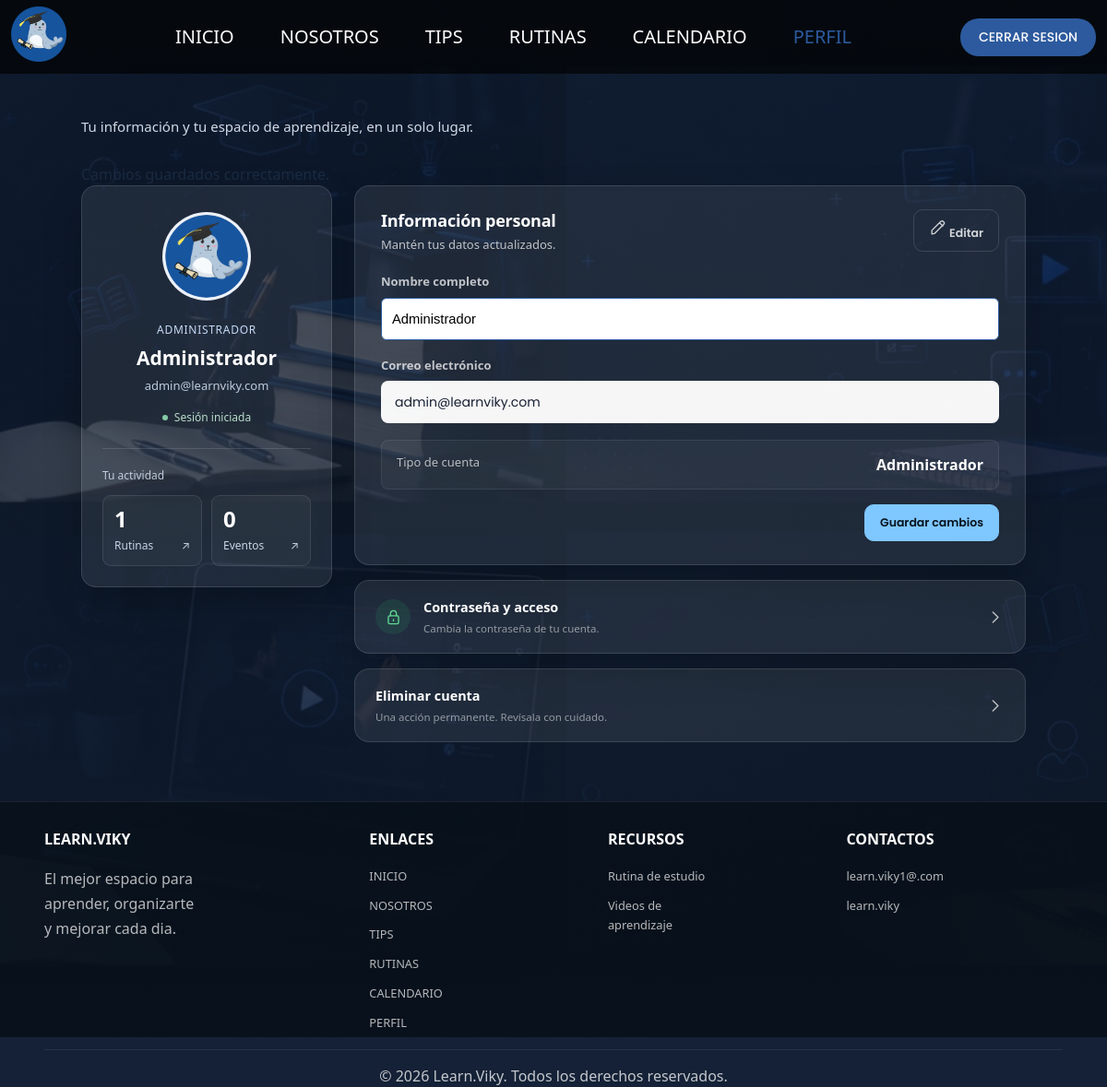
The page /perfil.php?mensaje=sesion_iniciada (signed in) on the database its author committed.
### tables this page shows
CREATE TABLE `usuarios` (
  `id_usuario` int(10) UNSIGNED NOT NULL,
  `nombre_completo` varchar(120) NOT NULL,
  `correo_electronico` varchar(150) NOT NULL,
  `contrasena` varchar(255) NOT NULL,
  `perfil` varchar(50) NOT NULL DEFAULT 'estudiante',
  `cedula` varchar(30) DEFAULT NULL,
  `certificacion_diploma` varchar(255) DEFAULT NULL,
  `fecha_de_creacion` timestamp NOT NULL DEFAULT current_timestamp(),
  `fecha_de_actualizacion` timestamp NOT NULL DEFAULT current_timestamp() ON UPDATE current_timestamp()
);

### backend/connection/abrir_conexion.php (called while the page is built, shortened)
<?php
$tblUsuarios = "usuarios";
$tblCalendarios = "calendarios";
$tblRutinas = "rutinas";
?>

### perfil.php (the view, shortened to what this page needs)
<?php
$idUsuario = filter_var(
    $_SESSION['id_usuario'] ?? null,
    FILTER_VALIDATE_INT,
    ['options' => ['min_range' => 1]]
);
function lv_h($value): string
{
    return htmlspecialchars(
        (string) ($value ?? ''),
        ENT_QUOTES | ENT_SUBSTITUTE,
        'UTF-8'
    );
}
try {
    require __DIR__ . '/backend/connection/abrir_conexion.php';
    $sql = "
        SELECT
            u.id_usuario,
            u.nombre_completo,
            u.correo_electronico,
            u.perfil,
            u.cedula,
            u.certificacion_diploma,
            (
                SELECT COUNT(*)
                FROM {$tblRutinas} r
                WHERE r.id_usuario_fk = u.id_usuario
            ) AS total_rutinas,
            (
                SELECT COUNT(*)
                FROM {$tblCalendarios} c
                WHERE c.id_usuario_fk = u.id_usuario
            ) AS total_eventos
        FROM {$tblUsuarios} u
        WHERE u.id_usuario = ?
        LIMIT 1
    ";
    $stmt = $conexion->prepare($sql);
    $stmt->bind_param('i', $idUsuario);
    $stmt->execute();
    $result = $stmt->get_result();
    $usuario = $result->fetch_assoc();
} catch (Throwable $error) {
    error_log('Learn.Viky / perfil: ' . $error->getMessage());
    http_response_code(500);
    exit(
        'No se pudo cargar tu perfil. '
        . 'Intenta nuevamente en unos minutos.'
    );
}
$nombre = (string) $usuario['nombre_completo'];
$correo = (string) $usuario['correo_electronico'];
$perfil = (string) $usuario['perfil'];
$controller = 'backend/controlers/perfil_controller.php';
?>
<!DOCTYPE html>
<html lang="es">
<head>
    <link rel="stylesheet" href="css/styles.css">
</head>
<body class="lv-page">
   <header class="header">
    <a href="index.php"class="logo-inicio">
    <div class="logo">
      <img src="img/logofoca.png" alt="logo foca graduada"></div>
    </a>
    <nav class="navbar">
      <ul>
        <li><a href="/learn-viky/index.php">INICIO</a></li>
        <li><a href="/learn-viky/nosotros.html">NOSOTROS</a></li>
        <li><a href="/learn-viky/tips.php">TIPS</a></li>
        <li><a href="/learn-viky/rutinas.php">RUTINAS</a></li>
        <li><a href="/learn-viky/calendario.php">CALENDARIO</a></li>
        <li><a href="/learn-viky/perfil.php" class="active">PERFIL</a></li>
      </ul>
    </nav>
    <div class="header-actions">
      <a href="/learn-viky/backend/controlers/cerrar_sesion_controller.php" style="text-decoration:none;">
        <button class="btn-ins">CERRAR SESION</button>
      </a>
    </div>
  </header>
    <main class="lv-main" id="contenido" tabindex="-1">
        <div class="lv-heading">
            <p>
                Tu información y tu espacio de aprendizaje,
                en un solo lugar.
            </p>
        </div>
        <?php if (isset($_GET['error'])): ?>
            <div class="lv-alert lv-alert-error" role="alert">
                No se pudo completar la operación.
                Revisa los datos e inténtalo nuevamente.
            </div>
        <?php elseif (isset($_GET['mensaje'])): ?>
            <div class="lv-alert lv-alert-success" role="status">
                Cambios guardados correctamente.
            </div>
        <?php endif; ?>
        <div class="lv-layout">
            <aside
                class="lv-sidebar"
                aria-label="Resumen de tu perfil"
            >
                <section
                    class="lv-identity"
                    aria-labelledby="lv-user-name"
                >
                    <div class="lv-avatar">
                        <span aria-hidden="true">LV</span>
                        <img
                            src="img/logoperfil.png"
                            width="96"
                            height="96"
                            alt="Avatar de perfil"
                            decoding="async"
                            data-optional-image
                        >
                    </div>
                    <span class="lv-role">
                        <?= lv_h(ucfirst($perfil)) ?>
                    </span>
                    <h2 id="lv-user-name">
                        <?= lv_h($nombre) ?>
                    </h2>
                    <p class="lv-email">
                        <?= lv_h($correo) ?>
                    </p>
                    <p class="lv-session">
                        <span aria-hidden="true"></span>
                        Sesión iniciada
                    </p>
                    <div class="lv-activity">
                        <h3>Tu actividad</h3>
                        <div class="lv-stats">
                            <a href="rutinas.php">
                                <strong>
                                    <?= (int) $usuario['total_rutinas'] ?>
                                </strong>
                                <span>
                                    Rutinas
                                    <span aria-hidden="true">↗</span>
                                </span>
                            </a>
                            <a href="calendario.php">
                                <strong>
                                    <?= (int) $usuario['total_eventos'] ?>
                                </strong>
                                <span>
                                    Eventos
                                    <span aria-hidden="true">↗</span>
                                </span>
                            </a>
                        </div>
                    </div>
                </section>
            </aside>
            <div class="lv-content">
                <section
                    class="lv-card"
                    aria-labelledby="lv-data-title"
                >
                    <div class="lv-card-head">
                        <div>
                            <h2 id="lv-data-title">
                                Información personal
                            </h2>
                            <p>Mantén tus datos actualizados.</p>
                        </div>
                        <button
                            class="lv-button lv-button-outline"
                            id="lv-edit-button"
                            type="button"
                            aria-controls="lv-profile-fields"
                            aria-expanded="false"
                            hidden
                        >
                            <svg class="lv-icon" aria-hidden="true">
                                <use href="#lv-edit"/>
                            </svg>
                            Editar
                        </button>
                    </div>
                    <form
                        class="lv-form lv-post-form"
                        id="lv-profile-form"
                        action="<?= lv_h($controller) ?>"
                        method="post"
                    >
                        <div
                            class="lv-fields"
                            id="lv-profile-fields"
                        >
                            <div class="lv-field lv-full">
                                <label for="lv-name">
                                    Nombre completo
                                </label>
                                <input
                                    class="lv-input"
                                    id="lv-name"
                                    name="nombre_completo_form"
                                    type="text"
                                    autocomplete="name"
                                    value="<?= lv_h($nombre) ?>"
                                    required
                                >
                            </div>
                            <div class="lv-field lv-full">
                                <label for="lv-email">
                                    Correo electrónico
                                </label>
                                <input
                                    class="lv-input"
                                    id="lv-email"
                                    name="correo_electronico_form"
                                    type="email"
                                    autocomplete="email"
                                    spellcheck="false"
                                    value="<?= lv_h($correo) ?>"
                                    required
                                >
                            </div>
                        </div>
                        <dl class="lv-account-type">
                            <div>
                                <dt>Tipo de cuenta</dt>
                                <dd>
                                    <?= lv_h(ucfirst($perfil)) ?>
                                </dd>
                            </div>
                        </dl>
                        <div
                            class="lv-form-actions"
                            id="lv-profile-actions"
                        >
                            <button
                                class="lv-button lv-button-primary"
                                type="submit"
                                name="btn-actualizar-perfil"
                                value="1"
                                data-pending-text="Guardando..."
                            >
                            </button>
                        </div>
                    </form>
                </section>
                <details
                    class="lv-card lv-security"
                    id="lv-security"
                >
                    <summary class="lv-disclosure">
                        <span class="lv-section-icon">
                            <svg class="lv-icon" aria-hidden="true">
                                <use href="#lv-lock"/>
                            </svg>
                        </span>
                        <span class="lv-disclosure-copy">
                            <span class="lv-disclosure-title">
                                Contraseña y acceso
                            </span>
                            <span class="lv-muted">
                                Cambia la contraseña de tu cuenta.
                            </span>
                        </span>
                        <svg
                            class="lv-icon lv-chevron"
                            aria-hidden="true"
                        >
                            <use href="#lv-chevron"/>
                        </svg>
                    </summary>
                </details>
                <details class="lv-danger">
                    <summary class="lv-disclosure">
                        <span class="lv-disclosure-copy">
                            <span class="lv-disclosure-title">
                                Eliminar cuenta
                            </span>
                            <span class="lv-muted">
                                Una acción permanente. Revísala con cuidado.
                            </span>
                        </span>
                        <svg
                            class="lv-icon lv-chevron"
                            aria-hidden="true"
                        >
                            <use href="#lv-chevron"/>
                        </svg>
                    </summary>
                </details>
            </div>
        </div>
    </main>
      <footer class="footer">
    <div class="footer-container">
      <div class="footer-section">
        <h2>LEARN.VIKY</h2>
        <p>El mejor espacio para aprender, organizarte y mejorar cada dia.</p>
      </div>
      <div class="footer-section">
        <h3>ENLACES</h3>
        <a href="/learn-viky/index.php">INICIO</a>
        <a href="/learn-viky/nosotros.html">NOSOTROS</a>
        <a href="/learn-viky/tips.php">TIPS</a>
        <a href="/learn-viky/rutinas.php">RUTINAS</a>
        <a href="/learn-viky/calendario.php">CALENDARIO</a>
        <a href="/learn-viky/perfil.php">PERFIL</a>
      </div>
      <div class="footer-section">
        <h3>RECURSOS</h3><a href="/learn-viky/rutinas.php">Rutina de estudio</a><a href="/learn-viky/tips.php">Videos de
          aprendizaje</a>
      </div>
      <div class="footer-section">
        <h3>CONTACTOS</h3>
        <a href="https://mail.google.com/mail/u/0/#inbox" target="_blank">learn.viky1@.com</a>
        <a href= "https://www.instagram.com/learn.viky/" target="_blank"> learn.viky</a>
      </div>
    </div>
    <div class="footer-bottom">
      <p>&copy; 2026 Learn.Viky. Todos los derechos reservados.</p>
    </div>
  </footer>
</body>
</html>

### rows shown on the page
usuarios: perfil "ADMINISTRADOR", nombre_completo "Administrador", correo_electronico "admin@learnviky.com", nombre_completo_form "Administrador", correo_electronico_form "admin@learnviky.com", perfil "Administrador"

### other values the page prints
$usuario['total_rutinas'] "1"
$usuario['total_eventos'] "0"
